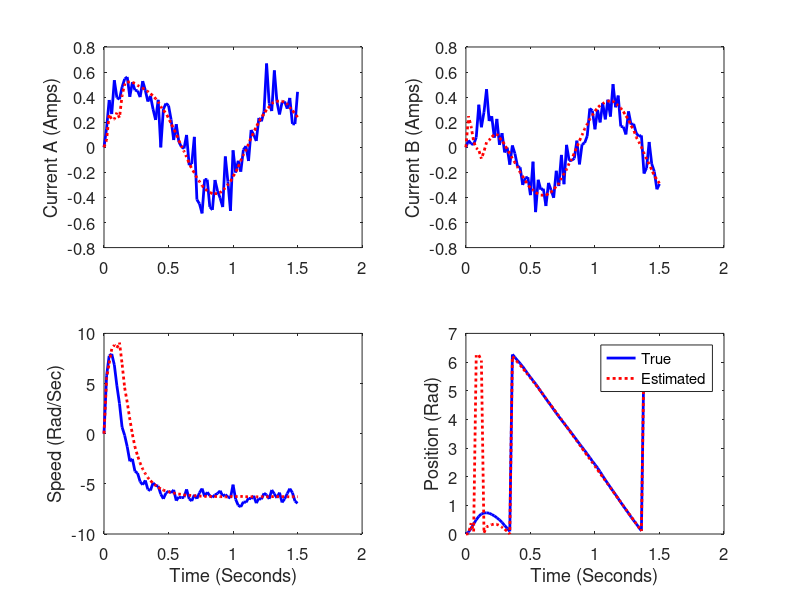
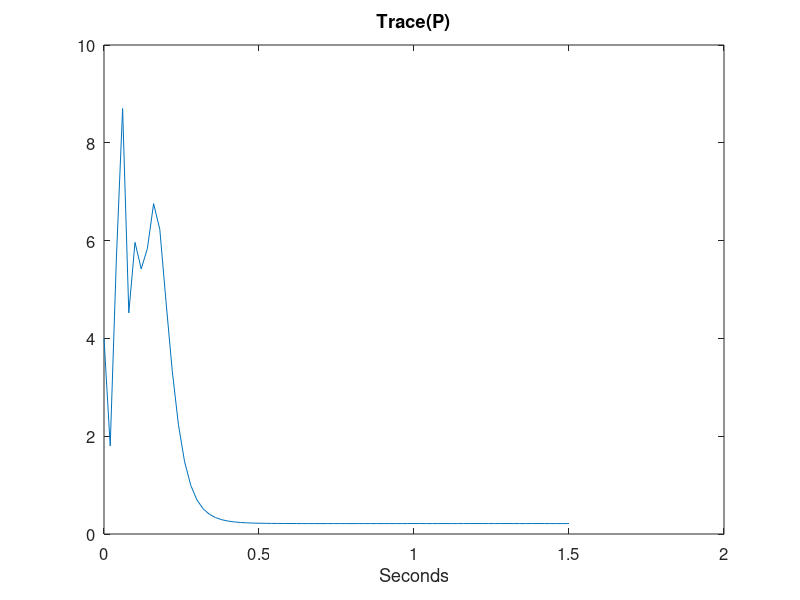

Recreate these plots in MATLAB, in order.
function MotorKalman

% Optimal State Estimation, by Dan Simon
% Corrected June 18, 2012, and November 10, 2013, thanks to Jean-Michel Papy
%
% Continuous time extended Kalman filter simulation for two-phase step motor.
% Estimate the stator currents, and the rotor position and velocity, on the
% basis of noisy measurements of the stator currents.

Ra = 1.9; % Winding resistance
L = 0.003; % Winding inductance
lambda = 0.1; % Motor constant
J = 0.00018; % Moment of inertia
B = 0.001; % Coefficient of viscous friction

ControlNoise = 0.01; % std dev of uncertainty in control inputs
MeasNoise = 0.1; % standard deviation of measurement noise
R = [MeasNoise^2 0; 0 MeasNoise^2]; % Measurement noise covariance
xdotNoise = [ControlNoise/L ControlNoise/L 0.5 0];
Q = [xdotNoise(1)^2 0 0 0; 0 xdotNoise(2)^2 0 0; 0 0 xdotNoise(3)^2 0; 0 0 0 xdotNoise(4)^2]; % Process noise covariance
P = 1*eye(4); % Initial state estimation covariance

dt = 0.001; % Integration step size
tf = 1.5; % Simulation length

x = [0; 0; 0; 0]; % Initial state
xhat = x; % State estimate
w = 2 * pi; % Control input frequency

dtPlot = 0.01; % How often to plot results
tPlot = -inf;

% Initialize arrays for plotting at the end of the program
xArray = [];
xhatArray = [];
trPArray = [];
tArray = [];

% Begin simulation loop
for t = 0 : dt : tf
    if t >= tPlot + dtPlot
        % Save data for plotting
        tPlot = t + dtPlot - eps;
        xArray = [xArray x];
        xhatArray = [xhatArray xhat];
        trPArray = [trPArray trace(P)];
        tArray = [tArray t];
    end
    % Nonlinear simulation
    ua0 = sin(w*t);
    ub0 = cos(w*t);
    xdot = [-Ra/L*x(1) + x(3)*lambda/L*sin(x(4)) + ua0/L;
        -Ra/L*x(2) - x(3)*lambda/L*cos(x(4)) + ub0/L;
        -3/2*lambda/J*x(1)*sin(x(4)) + 3/2*lambda/J*x(2)*cos(x(4)) - B/J*x(3);
        x(3)];
    x = x + xdot * dt + [xdotNoise(1)*randn; xdotNoise(2)*randn; xdotNoise(3)*randn; xdotNoise(4)*randn] * sqrt(dt);
    x(4) = mod(x(4), 2*pi);
    % Kalman filter
    F = [-Ra/L 0 lambda/L*sin(xhat(4)) xhat(3)*lambda/L*cos(xhat(4));
        0 -Ra/L -lambda/L*cos(xhat(4)) xhat(3)*lambda/L*sin(xhat(4));
        -3/2*lambda/J*sin(xhat(4)) 3/2*lambda/J*cos(xhat(4)) -B/J -3/2*lambda/J*(xhat(1)*cos(xhat(4))+xhat(2)*sin(xhat(4)));
        0 0 1 0];
    H = [1 0 0 0; 0 1 0 0];
    z = H * x + [MeasNoise*randn; MeasNoise*randn] / sqrt(dt);
    xhatdot = [-Ra/L*xhat(1) + xhat(3)*lambda/L*sin(xhat(4)) + ua0/L;
        -Ra/L*xhat(2) - xhat(3)*lambda/L*cos(xhat(4)) + ub0/L;
        -3/2*lambda/J*xhat(1)*sin(xhat(4)) + 3/2*lambda/J*xhat(2)*cos(xhat(4)) - B/J*xhat(3);
        xhat(3)];
    K = P * H' / R;
    xhatdot = xhatdot + K * (z - H * xhat);
    xhat = xhat + xhatdot * dt;
    Pdot = F * P + P * F' + Q - P * H' / R * H * P;
    P = P + Pdot * dt;
    xhat(4) = mod(xhat(4), 2*pi);
end

% Plot data.
close all;
figure; set(gcf,'Color','White');

subplot(2,2,1); hold on; box on;
plot(tArray, xArray(1,:), 'b-', 'LineWidth', 2);
plot(tArray, xhatArray(1,:), 'r:', 'LineWidth', 2)
set(gca,'FontSize',12); 
ylabel('Current A (Amps)');

subplot(2,2,2); hold on; box on;
plot(tArray, xArray(2,:), 'b-', 'LineWidth', 2);
plot(tArray, xhatArray(2,:), 'r:', 'LineWidth', 2)
set(gca,'FontSize',12); 
ylabel('Current B (Amps)');

subplot(2,2,3); hold on; box on;
plot(tArray, xArray(3,:), 'b-', 'LineWidth', 2);
plot(tArray, xhatArray(3,:), 'r:', 'LineWidth', 2)
set(gca,'FontSize',12); 
xlabel('Time (Seconds)'); ylabel('Speed (Rad/Sec)');

subplot(2,2,4); hold on; box on;
plot(tArray, xArray(4,:), 'b-', 'LineWidth', 2);
plot(tArray,xhatArray(4,:), 'r:', 'LineWidth', 2)
set(gca,'FontSize',12);
xlabel('Time (Seconds)'); ylabel('Position (Rad)');
legend('True', 'Estimated');

figure;
plot(tArray, trPArray); title('Trace(P)', 'FontSize', 12);
set(gca,'FontSize',12); set(gcf,'Color','White');
xlabel('Seconds');

% Compute the std dev of the estimation errors
N = size(xArray, 2);
N2 = round(N / 2);
xArray = xArray(:,N2:N);
xhatArray = xhatArray(:,N2:N);
iaEstErr = sqrt(norm(xArray(1,:)-xhatArray(1,:))^2 / size(xArray,2));
ibEstErr = sqrt(norm(xArray(2,:)-xhatArray(2,:))^2 / size(xArray,2));
wEstErr = sqrt(norm(xArray(3,:)-xhatArray(3,:))^2 / size(xArray,2));
thetaEstErr = sqrt(norm(xArray(4,:)-xhatArray(4,:))^2 / size(xArray,2));
disp(['Std Dev of Estimation Errors = ',num2str(iaEstErr),', ',num2str(ibEstErr),', ',num2str(wEstErr),', ',num2str(thetaEstErr)]);

% Display the P version of the estimation error standard deviations
disp(['Sqrt(P) = ',num2str(sqrt(P(1,1))),', ',num2str(sqrt(P(2,2))),', ',num2str(sqrt(P(3,3))),', ',num2str(sqrt(P(4,4)))]);

